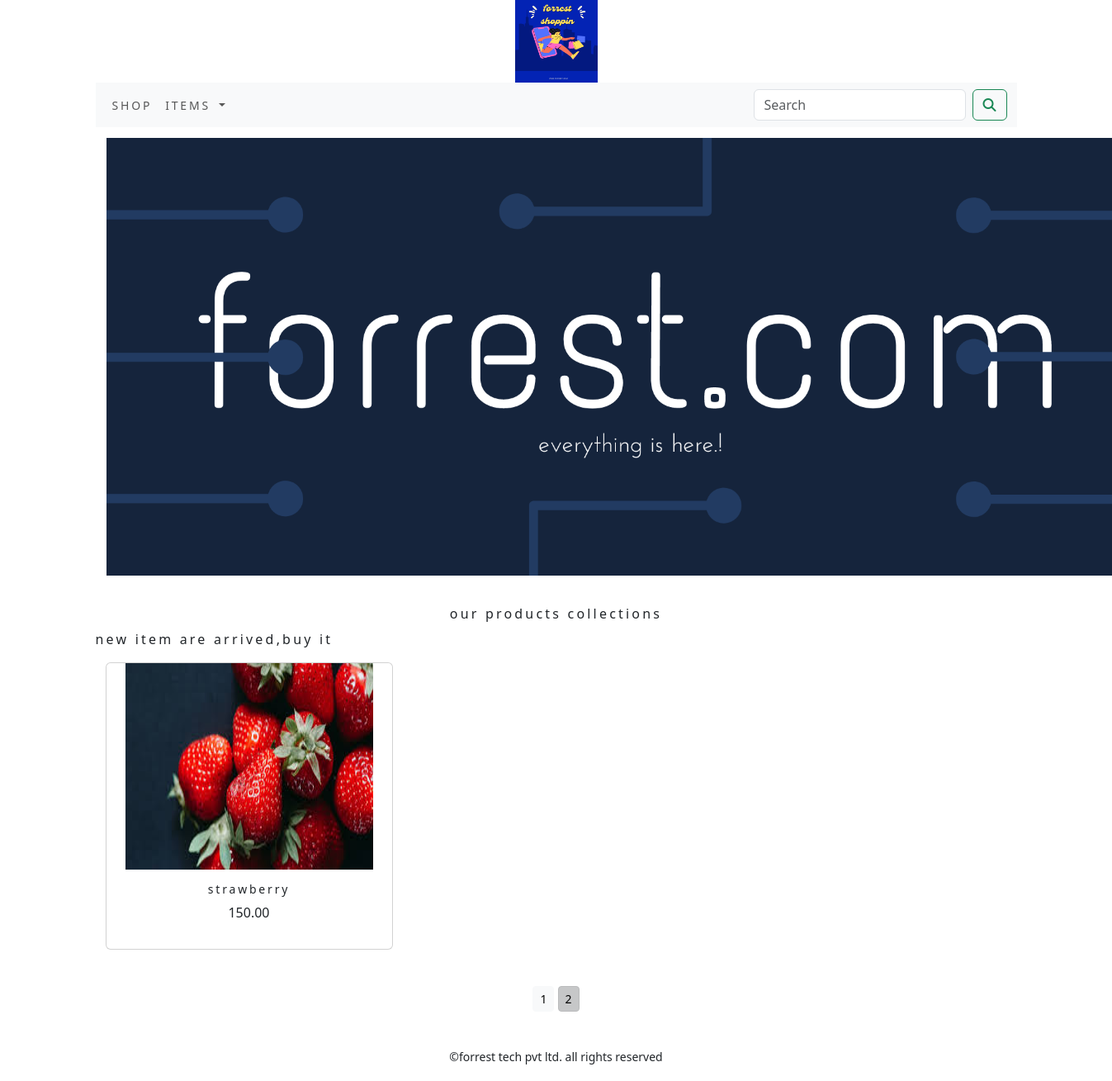
Screenshot of /shop/?page=2 with the database file from the repository.
### shop/models.py (models this page shows, shortened)
class Product(models.Model):
    objects = None
    name=models.CharField(max_length=250,unique=True)
    slug=models.SlugField(max_length=250,unique=True)
    description=models.TextField(blank=True)
    price=models.DecimalField(max_digits=10,decimal_places=2)
    category=models.ForeignKey(Category,on_delete=models.CASCADE)
    image=models.ImageField(upload_to='product',blank=True)
    stock=models.IntegerField(blank=True)
    available=models.BooleanField(default=True)
    created=models.DateTimeField(auto_now_add=True)
    updated=models.DateTimeField(auto_now=True)
    def get_url(self):
        return reverse('shop:prodCatdetail',args=[self.category.slug,self.slug])
    class Meta:
        ordering=('name',)
        verbose_name='product'
        verbose_name_plural='products'

### shop/views.py (the view)
# urls.py: path('',views.allProdCat,name='allProdCat'),
def allProdCat(request,c_slug=None):
    c_page=None
    products_list=None
    if c_slug!=None:
        c_page=get_object_or_404(Category,slug=c_slug)
        products_list=Product.objects.all().filter(category=c_page,available=True)
    else:
        products_list=Product.objects.all().filter(available=True)
    paginator =Paginator(products_list,6)
    try:
        page=int(request.GET.get('page','1'))
    except:
        page=1
    try:
        products=paginator.page(page)
    except (EmptyPage,InvalidPage):
        products=paginator.page(paginator.num_pages)
    return render(request,'category.html',{'category':c_page,'products':products})

### cart/context_processors.py (called while the page is built)
def counter(request):
    item_count=0
    if 'admin' in request.path:
        return {}
    else:
        try:
            cart=Cart.objects.filter(cart_id=_cart_id(request))
            car_items=CartItem.objects.all().filter(cart=cart[:1])
            for cart_item in car_items:
                item_count += cart_item.quantity
        except Cart.DoesNotExist:
            item_count =0
    return dict(item_count=item_count)

### cart/views.py (called while the page is built)
def _cart_id(request):
    cart=request.session.session_key
    if not cart:
        cart=request.session.create()
    return cart

### shop/context_processors.py (called while the page is built)
def menu_links(request):
    links=Category.objects.all()
    return dict(links=links)

### shop/models.py (called while the page is built)
    def get_url(self):
        return reverse('shop:product_by_category',args=[self.slug])

### templates/category.html (shortened to what this page needs)
{% extends 'base.html' %}
{% load static %}
{% block content %}
<div class="ma_auto">
    {% if category %}
    <img class="my_image" src="{{category.image.url}}" style="height:400px; width:1200px;" alt="{{category.name">
</div>
    <br>
<div>
    <h1 class="text-center my_title">{{category.name}}</h1>
    <p class="text-justify">{{category.descriptions}}</p>
</div>
    {% else %}
<div>
    <img class="my_image my_image_padding" src="{% static 'img/banner.png' %}" alt="our products" width="1295">
</div>
<br>
<div>
    <h1 class="text-center my_title">our products collections</h1>
    <p class="text-justify my_title">new item are arrived,buy it</p>
</div>
{% endif %}
<div class="container">
    <div class="row mx_auto">
        {% for product in products.object_list %}
        <div class="my_bottom_margin col-9 col-sm-12 col-md-4  col-lg-4">
            <div class="card text-center" style="min-width:18rem;">
                <a href="{{product.get_url}}"><img class="card-img-top.my_image" src="{{ product.image.url }}" style="height:250px; width:300px;" alt="{{product.name}}" ></a>
                <div class="card-body">
                    <h4>{{product.name}}</h4>
                    <p>{{product.price}}</p>
                </div>
            </div>
        </div>
        {% endfor %}
    </div>
    <div class="mx-auto">
        {% if products.paginator.num_pages > 1 %}
        <br>
        <div class="text-center">
            {% for pg in products.paginator.page_range %}
               <a href="?page={{pg}}" class="btn btn-light btn-sm {% if products.number == pg %} active {% endif %}">{{pg}}</a>
            {% endfor %}
        </div>
        {% endif %}
    </div>
    <br>
</div>
{% endblock %}

### static/css/custom.css (style rules this page uses)
body { font-family: 'Roboto',sans-serif; }
.my_title { font-size:16px; text_transform:uppercase; letter-spacing:.2em; }
.my_image_padding { padding:13px; }
.my_bottom_margin { margin-bottom:20px; }
.card-body h4 { font-size:14px; text_transform:uppercase; letter-spacing:.2em; }

### rows the page displays
Product: image (picture), name "strawberry", price "150.00"

### other values shown
{{ pg }} "1" "2"
